Frame 1 (no input): blank canvas, image omitted
Frame 60 (no input): blank canvas, image omitted
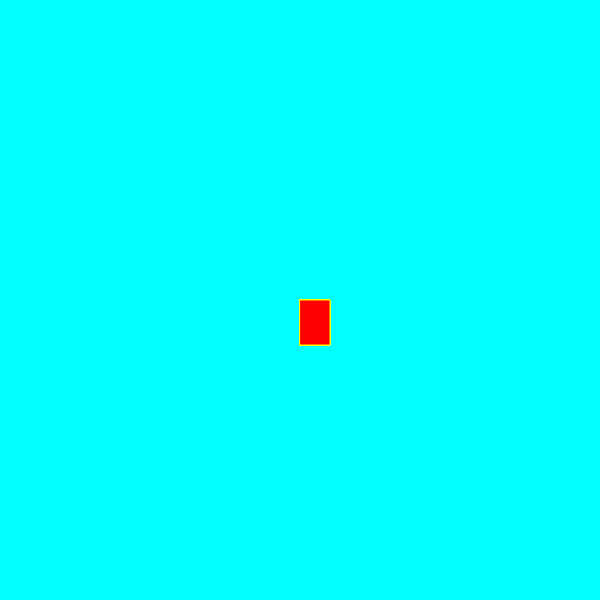
Frame 120 (the mouse pressed at the canvas centre since frame 60)

The p5.js sketch whose frames 1 and 60 were blank and that drew this single picture after the mouse press (run headless with seeded random() and noise() and a simulated clock; from frame 60 on, the mouse is pressed at the canvas centre):

// p5.js sketch
// ── sketch.js
function setup() {
  createCanvas(600, 600);
  background("cyan");
}

function draw() {
  stroke("yellow");
  fill("red");
  
  if(mouseIsPressed){
     rect(mouseX, mouseY, 30, 45);
     }
}
